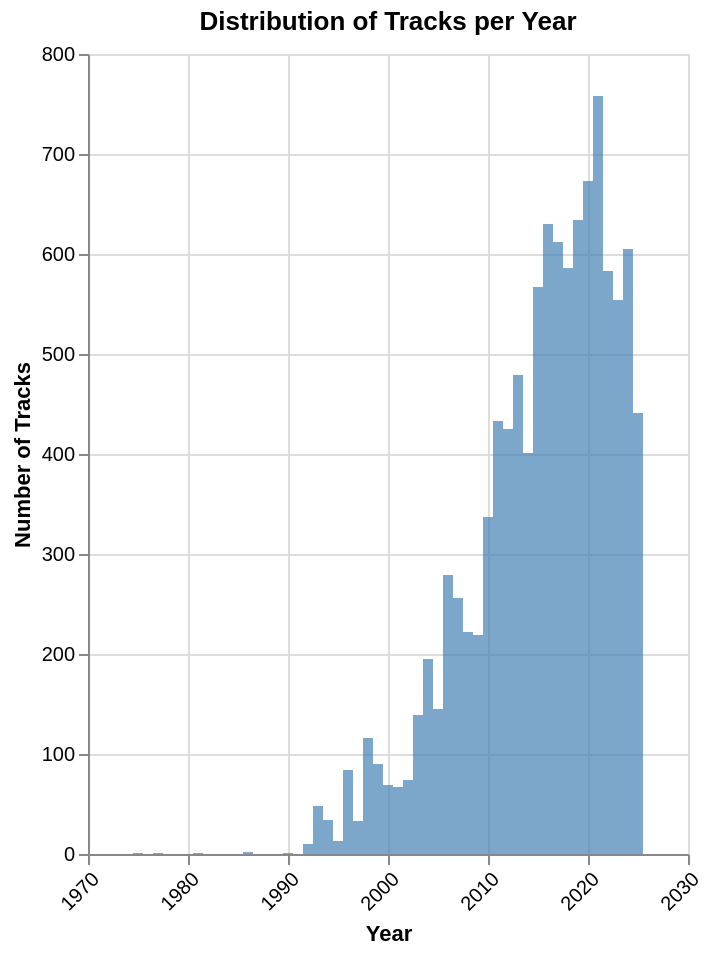

The notebook cell saved with this chart:
### Markdown cell above
the album date of the track will be used as a fall-back solution for the tracks where the release date couldn't be fetched from outside sources.

### Code cell
print(f"total rows needing year fills: {df['year'].isna().sum()}")

if 'id_album' in df.columns and 'album_name' in df.columns:
    albums_per_name = df.groupby('album_name')['id_album'].nunique()
    shared_album_names = albums_per_name[albums_per_name > 1].index.tolist()
else:
    shared_album_names = []

mask_date_available = df['album_release_date'].notna()
mask_not_shared = ~df['album_name'].isin(shared_album_names)
mask_common = mask_date_available & mask_not_shared

mask_fill_year = df['year'].isna() & mask_common

df.loc[mask_fill_year, 'year'] = df.loc[mask_fill_year, 'album_release_date'].dt.year
df['year'] = df['year'].astype('Int64')

fixed_count = mask_fill_year.sum()
print(f"Filled {fixed_count} rows using fallback method")

year_counts = df['year'].value_counts().sort_index()
year_counts_df = year_counts.reset_index()
year_counts_df.columns = ['Year', 'Number of Tracks']

chart = alt.Chart(year_counts_df).mark_bar(
    color='steelblue',
    opacity=0.7
).encode(
    x=alt.X('Year:Q', 
            axis=alt.Axis(format='d', labelAngle=-45), 
            title='Year'),
    y=alt.Y('Number of Tracks', title='Number of Tracks')
).properties(
    title='Distribution of Tracks per Year',
    width=300,
    height=400
).interactive()

display(chart)

### Figure 1 — Vega specification as saved in the notebook (floating-point values rounded to 4 significant figures)
{"$schema": "https://vega.github.io/schema/vega/v5.json", "data": [{"name": "param_3_store"}, {"name": "source_0", "values": [{"Number of Tracks_end": 1.0, "Number of Tracks_start": 0.0, "Year": 1975}, {"Number of Tracks_end": 1.0, "Number of Tracks_start": 0.0, "Year": 1977}, {"Number of Tracks_end": 1.0, "Number of Tracks_start": 0.0, "Year": 1981}, {"Number of Tracks_end": 2.0, "Number of Tracks_start": 0.0, "Year": 1986}, {"Number of Tracks_end": 1.0, "Number of Tracks_start": 0.0, "Year": 1990}, {"Number of Tracks_end": 10.0, "Number of Tracks_start": 0.0, "Year": 1992}, {"Number of Tracks_end": 48.0, "Number of Tracks_start": 0.0, "Year": 1993}, {"Number of Tracks_end": 34.0, "Number of Tracks_start": 0.0, "Year": 1994}, {"Number of Tracks_end": 13.0, "Number of Tracks_start": 0.0, "Year": 1995}, {"Number of Tracks_end": 84.0, "Number of Tracks_start": 0.0, "Year": 1996}, {"Number of Tracks_end": 33.0, "Number of Tracks_start": 0.0, "Year": 1997}, {"Number of Tracks_end": 116.0, "Number of Tracks_start": 0.0, "Year": 1998}, {"Number of Tracks_end": 90.0, "Number of Tracks_start": 0.0, "Year": 1999}, {"Number of Tracks_end": 69.0, "Number of Tracks_start": 0.0, "Year": 2000}, {"Number of Tracks_end": 67.0, "Number of Tracks_start": 0.0, "Year": 2001}, {"Number of Tracks_end": 74.0, "Number of Tracks_start": 0.0, "Year": 2002}, {"Number of Tracks_end": 139.0, "Number of Tracks_start": 0.0, "Year": 2003}, {"Number of Tracks_end": 195.0, "Number of Tracks_start": 0.0, "Year": 2004}, {"Number of Tracks_end": 145.0, "Number of Tracks_start": 0.0, "Year": 2005}, {"Number of Tracks_end": 279.0, "Number of Tracks_start": 0.0, "Year": 2006}, {"Number of Tracks_end": 256.0, "Number of Tracks_start": 0.0, "Year": 2007}, {"Number of Tracks_end": 222.0, "Number of Tracks_start": 0.0, "Year": 2008}, {"Number of Tracks_end": 219.0, "Number of Tracks_start": 0.0, "Year": 2009}, {"Number of Tracks_end": 337.0, "Number of Tracks_start": 0.0, "Year": 2010}, {"Number of Tracks_end": 433.0, "Number of Tracks_start": 0.0, "Year": 2011}, {"Number of Tracks_end": 425.0, "Number of Tracks_start": 0.0, "Year": 2012}, {"Number of Tracks_end": 479.0, "Number of Tracks_start": 0.0, "Year": 2013}, {"Number of Tracks_end": 401.0, "Number of Tracks_start": 0.0, "Year": 2014}, {"Number of Tracks_end": 567.0, "Number of Tracks_start": 0.0, "Year": 2015}, {"Number of Tracks_end": 630.0, "Number of Tracks_start": 0.0, "Year": 2016}, {"Number of Tracks_end": 612.0, "Number of Tracks_start": 0.0, "Year": 2017}, {"Number of Tracks_end": 586.0, "Number of Tracks_start": 0.0, "Year": 2018}, {"Number of Tracks_end": 634.0, "Number of Tracks_start": 0.0, "Year": 2019}, {"Number of Tracks_end": 673.0, "Number of Tracks_start": 0.0, "Year": 2020}, {"Number of Tracks_end": 758.0, "Number of Tracks_start": 0.0, "Year": 2021}, {"Number of Tracks_end": 583.0, "Number of Tracks_start": 0.0, "Year": 2022}, {"Number of Tracks_end": 554.0, "Number of Tracks_start": 0.0, "Year": 2023}, {"Number of Tracks_end": 605.0, "Number of Tracks_start": 0.0, "Year": 2024}, {"Number of Tracks_end": 441.0, "Number of Tracks_start": 0.0, "Year": 2025}]}, {"name": "source_0_x_domain_Year", "values": [{"min": 1975, "max": 2025}]}], "signals": [{"name": "unit", "value": {}, "on": [{"events": "pointermove", "update": "isTuple(group()) ? group() : unit"}]}, {"name": "param_3", "update": "vlSelectionResolve(\"param_3_store\", \"union\")"}, {"name": "param_3_Year", "on": [{"events": [{"source": "view", "type": "dblclick"}], "update": "null"}, {"events": {"signal": "param_3_translate_delta"}, "update": "panLinear(param_3_translate_anchor.extent_x, -param_3_translate_delta.x / width)"}, {"events": {"signal": "param_3_zoom_delta"}, "update": "zoomLinear(domain(\"x\"), param_3_zoom_anchor.x, param_3_zoom_delta)"}]}, {"name": "param_3_Number_of_Tracks", "on": [{"events": [{"source": "view", "type": "dblclick"}], "update": "null"}, {"events": {"signal": "param_3_translate_delta"}, "update": "panLinear(param_3_translate_anchor.extent_y, param_3_translate_delta.y / height)"}, {"events": {"signal": "param_3_zoom_delta"}, "update": "zoomLinear(domain(\"y\"), param_3_zoom_anchor.y, param_3_zoom_delta)"}]}, {"name": "param_3_tuple", "on": [{"events": [{"signal": "param_3_Year || param_3_Number_of_Tracks"}], "update": "param_3_Year && param_3_Number_of_Tracks ? {unit: \"\", fields: param_3_tuple_fields, values: [param_3_Year,param_3_Number_of_Tracks]} : null"}]}, {"name": "param_3_tuple_fields", "value": [{"field": "Year", "channel": "x", "type": "R"}, {"field": "Number of Tracks", "channel": "y", "type": "R"}]}, {"name": "param_3_translate_anchor", "value": {}, "on": [{"events": [{"source": "scope", "type": "pointerdown"}], "update": "{x: x(unit), y: y(unit), extent_x: domain(\"x\"), extent_y: domain(\"y\")}"}]}, {"name": "param_3_translate_delta", "value": {}, "on": [{"events": [{"source": "window", "between": [{"source": "scope", "type": "pointerdown"}, {"source": "window", "type": "pointerup"}], "type": "pointermove", "consume": true}], "update": "{x: param_3_translate_anchor.x - x(unit), y: param_3_translate_anchor.y - y(unit)}"}]}, {"name": "param_3_zoom_anchor", "on": [{"events": [{"source": "scope", "type": "wheel", "consume": true}], "update": "{x: invert(\"x\", x(unit)), y: invert(\"y\", y(unit))}"}]}, {"name": "param_3_zoom_delta", "on": [{"events": [{"source": "scope", "type": "wheel", "consume": true}], "update": "pow(1.001, event.deltaY * pow(16, event.deltaMode))", "force": true}]}, {"name": "param_3_modify", "on": [{"events": {"signal": "param_3_tuple"}, "update": "modify(\"param_3_store\", param_3_tuple, true)"}]}], "marks": [{"type": "rect", "name": "marks", "from": {"data": "source_0"}, "encode": {"update": {"opacity": {"value": 0.7}, "width": {"value": 5}, "fill": {"value": "steelblue"}, "xc": {"field": "Year", "scale": "x"}, "y": {"field": "Number of Tracks_end", "scale": "y"}, "y2": {"field": "Number of Tracks_start", "scale": "y"}}}, "clip": true, "interactive": true, "style": ["bar"]}], "scales": [{"name": "x", "type": "linear", "domain": [{"signal": "(data(\"source_0_x_domain_Year\")[0] || {}).min"}, {"signal": "(data(\"source_0_x_domain_Year\")[0] || {}).max"}], "range": [0, {"signal": "width"}], "domainRaw": {"signal": "param_3[\"Year\"]"}, "padding": 5, "zero": false, "nice": true}, {"name": "y", "type": "linear", "domain": {"data": "source_0", "fields": ["Number of Tracks_start", "Number of Tracks_end"]}, "range": [{"signal": "height"}, 0], "nice": true, "domainRaw": {"signal": "param_3[\"Number of Tracks\"]"}, "zero": true}], "axes": [{"scale": "x", "zindex": 0, "gridScale": "y", "domain": false, "tickMinStep": 1, "labels": false, "orient": "bottom", "maxExtent": 0, "minExtent": 0, "grid": true, "tickCount": {"signal": "ceil(width/40)"}, "aria": false, "ticks": false}, {"scale": "y", "zindex": 0, "grid": true, "tickCount": {"signal": "ceil(height/40)"}, "domain": false, "aria": false, "maxExtent": 0, "gridScale": "x", "minExtent": 0, "orient": "left", "labels": false, "ticks": false}, {"scale": "x", "labelAlign": "right", "orient": "bottom", "format": "d", "labelAngle": 315, "tickMinStep": 1, "grid": false, "labelBaseline": "top", "title": "Year", "tickCount": {"signal": "ceil(width/40)"}, "labelOverlap": true, "zindex": 0, "labelFlush": true}, {"scale": "y", "labelOverlap": true, "tickCount": {"signal": "ceil(height/40)"}, "title": "Number of Tracks", "grid": false, "orient": "left", "zindex": 0}], "title": {"text": "Distribution of Tracks per Year", "frame": "group"}, "width": 300, "height": 400, "background": "white", "padding": 5, "style": "cell"}
